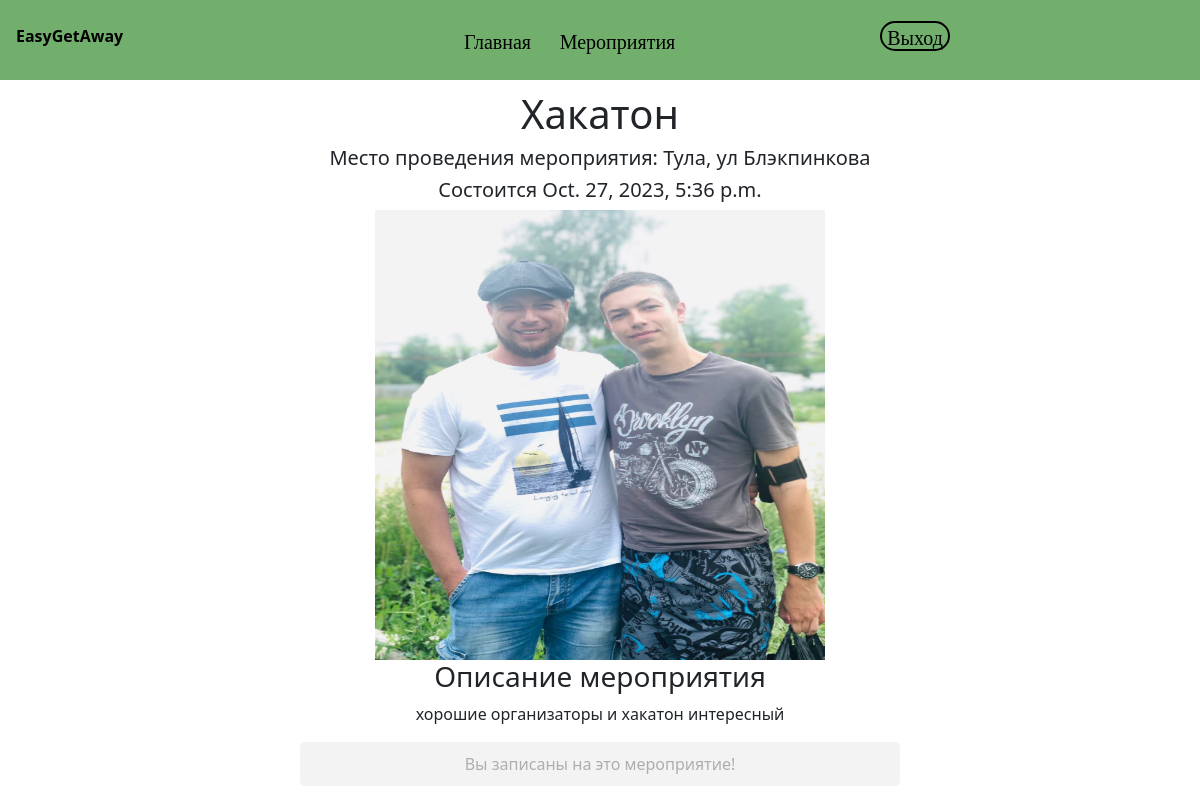
Before: /event/3 (signed in) with the older database file.
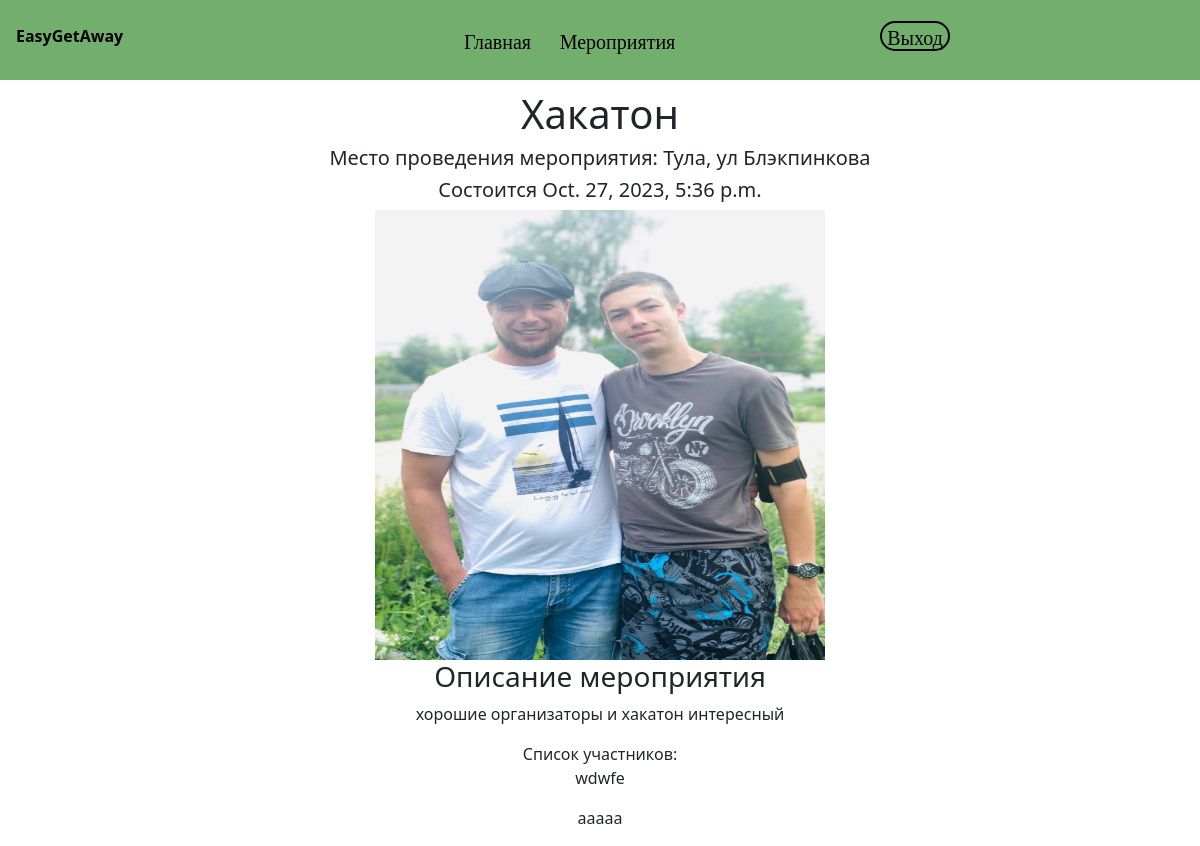
After: the same page with the newer database file.
### recommendations/models.py (models this page shows)
class Events(models.Model):
    title = models.CharField(max_length=500)
    city = models.CharField(max_length=200)
    location = models.CharField(max_length=300)
    date = models.DateTimeField()
    end_reg = models.DateTimeField()
    categories = models.ManyToManyField(to='Category')
    description = models.TextField()
    image = models.ImageField(upload_to='events/images')
    organizer = models.ForeignKey(OrganizerProfile, on_delete=models.SET_NULL, to_field='organization', null=True)

### account/models.py (models this page shows)
class ParticipantProfile(models.Model):
    user = models.OneToOneField(settings.AUTH_USER_MODEL,
                                on_delete=models.CASCADE)
    categories = models.ManyToManyField(to="recommendations.Category", null=True, blank=True,
                                        through='recommendations.UserPreferences')
    events = models.ManyToManyField(to="recommendations.Events", through='recommendations.EventRegister')
    date_of_birth = models.DateField(blank=True, null=True)
    photo = models.ImageField(upload_to='users/%Y/%m/%d/',
                              blank=True)
    def __str__(self):
        return f'{self.user.first_name}'

### recommendations/views.py (the view)
# urls.py: path('event/<int:pk>', views.EventDetailView.as_view(), name='details'),
class EventDetailView(DetailView):
    model = Events
    template_name = "recommendations/details.html"
    def get_object(self, *args, **kwargs):
        obj = super().get_object()
        obj.save()
        return obj

### recommendations/templates/recommendations/details.html (shortened to what this page needs)
{% extends "base.html" %}
{% load filters %}
{% block content %}
<div style="text-align: center; margin-top: 10px;">
    <h1 class="title">{{ object.title }}</h1>
    <h5 class="place"> Место проведения мероприятия: {{ object.city }}, {{ object.location }}</h5>
    <h5 class="text">Состоится {{ object.date }}</h5>
    <img class="img" width="450" height="450px" src="{{ object.image.url }}" alt="Card image cap">
    <h3>Описание мероприятия</h3>
    <p class="text"> {{ object.description | safe }}</p>
    {% if request.user.is_authenticated %}
    {% if request.user.participantprofile %}
    {% if object in request.user.participantprofile.events.all %}
    <a style="margin:10px, auto, 20px, auto;">
        <button disabled class="text"
        style="margin-bottom: 20px; background-color: #f3f3f3; padding: 10px 20px; border-radius: 5px; border: none; width: 50%;">
            Вы записаны на это мероприятие!</button>
    </a>
    {% else %}
        <button disabled
            style=" text-align: center; margin-bottom: 20px; background-color: #f3f3f3; padding: 10px 20px; border-radius: 5px; border: none; width: 50%;">
            Запись на мероприятие закрыта
        </button>
    {% endif %}
    {% else %}
    Список участников:
        {% for participant in object.participantprofile_set.all %}
        <p>{{ participant }}</p>
        {% endfor%}
    {% endif %}
    {% endif %}
</div>
{% endblock %}

### account/templates/base.html (shortened to what this page needs)
<!DOCTYPE html>
<html>
<head>
    {% load static %}
    <link rel="stylesheet" type="text/css" href="{% static 'bootstrap/css/bootstrap.min.css' %}">
    <link rel="stylesheet" type="text/css" href="{% static 'bootstrap/css/base.css' %}">
</head>
<body>
    <nav class="navbar navbar-expand-lg navbar-light" style="background-color: #72AF6D;">
        <div class="p-3 mb-2 bg-f3f3f3 text-black">
            <ul class="navbar-nav mr-auto d-flex align-items-center">
                <div class="nav-logo ml-auto">
                    <a class="nav-logo" href="/">
                        <span><b>EasyGetAway</b></span>
                    </a>
                </div>
                <div class="nav-index-p">
                    <a class="nav-index" href="/">
                        <span>Главная</span>
                    </a>
                </div>
                <div class="nav-event-p">
                    <a class="nav-event" href="/">
                        <span>Мероприятия</span>
                    </a>
                </div>
                {% if request.user.is_authenticated %}
                <div class="nav-exit-p">
                    <a class="nav-exit" href="{% url 'logout' %}">
                        <span>Выход</span>
                    </a>
                </div>
                {% endif %}
            </ul>
    </nav>
    <div>
        {% block content %}
        {% endblock %}
    </div>
</body>
</html>

Changed rows visible on the page:
added ParticipantProfile: user.first_name "wdwfe"
added ParticipantProfile: user.first_name "aaaaa"
Other visible differences:
text no longer shown: "Вы записаны на это мероприятие!"
text now shown: "Список участников:"
